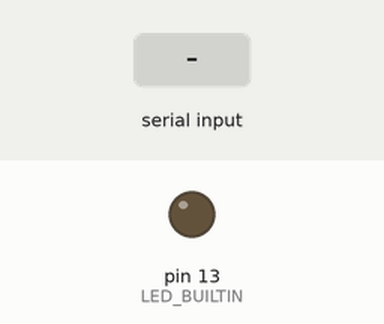
This sketch was run on a simulated Arduino Uno, built with avr-gcc and run on an emulated ATmega328P. On the bench: output pins drawn as LEDs (lit = HIGH). The test bench sets the inputs (shaded band). What the sketch prints to the serial monitor is not drawn.

Above: at 1.2 s.
1.3 s: "1" received over Serial
At 3.7 s:
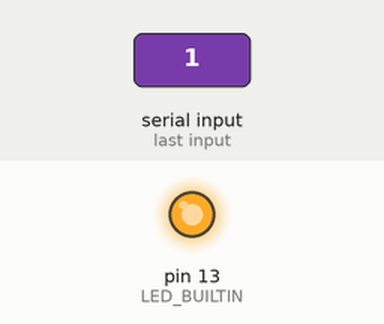
Timing chart, 0 to 10.3 s (numbered marks = the images above; inputs shaded):
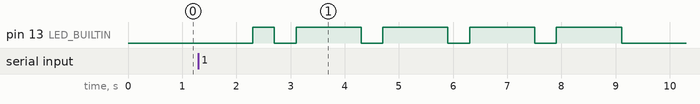

The sketch:

morse.ino.ino
```cpp
#include "traducteur.h"
traducteur trad = traducteur();
String motTraduire;

void setup() {
  Serial.begin(9600);
  pinMode(LED_BUILTIN, OUTPUT);
}

void loop() {
  Serial.println("Quel mot voulez vous traduire en morse ? ");
  while (Serial.available() == 0) {}     //tant que pas de réponse, met en pause le terminal
  motTraduire = Serial.readString();    //récupérer le mot et le mettre dans la variable
  Serial.print("Le mot choisi est : ");
  Serial.println(motTraduire);
  trad.traduitMillis(motTraduire);
}
```

traducteur.cpp
```cpp
#include "traducteur.h"

traducteur::traducteur() {        //constructeur par defaut
}

void traducteur::traduitMillis(String mot) {
  previousTime=millis();                                    //initialise Millis pour ne pas avoir d'erreur
  mot.toLowerCase();                                        // transforme en lettre minuscule
  for (int lettre = 0; lettre < mot.length(); lettre++) {   // boucle prenant toute les lettres du mot
    for (int i = 0; i <= 37; i++) {                         // on vérifie pour toute les lettres
      charLettre = TabTraductlettres[i][0].charAt(0);       // transforme la lettre en char
      if (mot[lettre] == charLettre) {                      // on regarde si la lettre du mot correspond à une ocurance du tableau
        if (i == 26) {                                      // si espace
          Serial.println("Nouveau mot");
          while (!attendreMillis(2400));                    // entre chaques mots, attente plus longue
        }
        else {
          Serial.print("Lettre : ");
          Serial.println(TabTraductlettres[i][0]);
          for (int k = 0; k < TabTraductlettres[i][1].length(); k++) { //caractère morse (nombre court/long)
            if (TabTraductlettres[i][1][k] == court[0]) {     //  verifier si traduction de la lettre en morse est court/long
              Serial.print("court ");
              while (!allumerLedMillis(400, true));           // allumer led (true) et laisser 400ms allumée
              while (!allumerLedMillis(400, false));
            }
            else {
              Serial.print("long ");
              while (!allumerLedMillis(1200, true));          //allumer led (true) et laisser 1200ms allumée
              while (!allumerLedMillis(400, false));
            }
          }
          Serial.println();
          while (!attendreMillis(1200));                     // entre chaque lettres ,plus de delay
        }
        break;                                                //stop quand lettre trouvé
      }
      else if (i == 37) {                                     //cas ou ce n'est pas une lettre
        while (!attendreMillis(400));                        //juste attendre pour ignorer le caractère
      }
    }
  }
  while (!attendreMillis(1200)); //pause car fin du mot
}


bool traducteur::allumerLedMillis(int duree, bool ledState) {
  currentTime = millis();
  if ((currentTime - previousTime) > duree) { // si temps actuel - ancien temps > duree alors :
    previousTime = currentTime;
    return true;
  }
  digitalWrite(LED_BUILTIN, ledState);   // allume ou eteint led
  return false;
}

bool traducteur::attendreMillis(int duree) {
  currentTime = millis();
  if ((currentTime - previousTime) > duree) { // si le temps actuel - l'ancien temps est supérieur à duree alors :
    previousTime = currentTime;
    return true;
  }
  return false;
}
```

traducteur.h
```cpp
#include <Arduino.h>

class traducteur {
  public :
    traducteur();
    //fonctions traduire :
    void traduitMillis(String mot);   // via millis
  private :
    const char court[2] = "c";          //temps court
    unsigned long currentTime = 0;      //permet utilisation de millis
    unsigned long previousTime = 0;
    char charLettre;                    // transformer une lettre d'un tableau en char
    bool allumerLedMillis(int duree, bool ledState);
    bool attendreMillis(int duree);
    String TabTraductlettres[38][2] = { //on met dans un tableau a double entre la lettre de l'alphabet (colonne 1) et sa traduction en morse (colonne 2)
      {"a", "cl"},
      {"b", "lccc"},
      {"c", "lclc"},
      {"d", "lcc"},
      {"e", "c"},
      {"f", "cclc"},
      {"g", "llc"},
      {"h", "cccc"},
      {"i", "cc"},
      {"j", "clll"},
      {"k", "lcl"},
      {"l", "clcc"},
      {"m", "ll"},
      {"n", "lc"},
      {"o", "lll"},
      {"p", "cllc"},
      {"q", "llcl"},
      {"r", "clc"},
      {"s", "ccc"},
      {"t", "l"},
      {"u", "ccl"},
      {"v", "cccl"},
      {"w", "cll"},
      {"x", "lccl"},
      {"y", "lcll"},
      {"z", "llcc"},
      {" ", ""},
      {"0", "lllll"},
      {"1", "cllll"},
      {"2", "cclll"},
      {"3", "cccll"},
      {"4", "ccccl"},
      {"5", "ccccc"},
      {"6", "lcccc"},
      {"7", "llccc"},
      {"8", "lllcc"},
      {"9", "llllc"},
      {"", ""},    //cas pour verifier si c'est une lettre
    };
};
```

Measured:
- after the input at 1.3 s, pin 13 (LED_BUILTIN): LOW → HIGH after 1.0 s, then repeats every 1.6 s: LOW 0.40 s, HIGH 1.2 s
